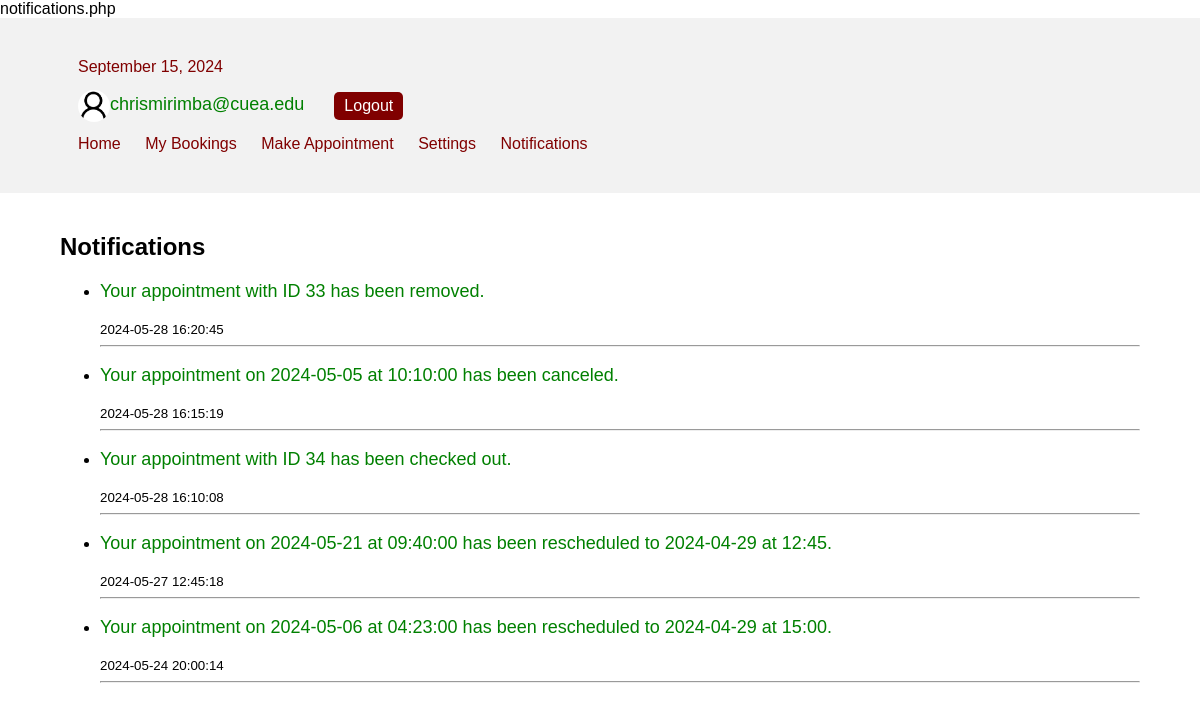
The page /patient/notifications.php (signed in) on the database its author committed.
### tables this page shows
CREATE TABLE `notifications` (
  `id` int(11) NOT NULL,
  `pid` int(11) NOT NULL,
  `message` text NOT NULL,
  `status` varchar(10) NOT NULL DEFAULT 'unread',
  `created_at` timestamp NOT NULL DEFAULT current_timestamp()
);

### patient/notifications.php (the view, shortened to what this page needs)
notifications.php                                                                                                                                                 <?php
include '../connection.php';
$patient_id = $_SESSION['patient_id'];
$query = "SELECT * FROM notifications WHERE pid = ? ORDER BY created_at DESC";
$stmt = $database->prepare($query);
$stmt->bind_param("i", $patient_id);
$stmt->execute();
$result = $stmt->get_result();
$notifications = [];
while ($row = $result->fetch_assoc()) {
    $notifications[] = $row;
}
?>
<!DOCTYPE html>
<html lang="en">
<head>
    <link rel="stylesheet" href="patient.css">
</head>
<body>
    <header>
        <div class="container">
            <div class="date">
                <?php echo date("F j, Y"); ?>
            </div>
            <div class="profile-container">
                <img src="../images/user.png" alt="User" class="user-icon">
                <p class="profile-email"><?php echo $_SESSION['email']; ?></p>
                <a href="logout.php" class="logout-btn">Logout</a>
            </div>
            <nav>
                <ul>
                    <li><a href="patient.php">Home</a></li>
                    <li><a href="mybookings.php">My Bookings</a></li>
                    <li><a href="appointment.php">Make Appointment</a></li>
                    <li><a href="settings.php">Settings</a></li>
                    <li><a href="notifications.php">Notifications</a></li>
                </ul>
            </nav>
        </div>
    </header>
    <div class="container">
        <h2>Notifications</h2>
        <?php if (count($notifications) > 0): ?>
            <ul>
                <?php foreach ($notifications as $notification): ?>
                    <li>
                        <p><?php echo htmlspecialchars($notification['message']); ?></p>
                        <small><?php echo htmlspecialchars($notification['created_at']); ?></small>
                        <hr>
                    </li>
                <?php endforeach; ?>
            </ul>
        <?php else: ?>
            <p>No notifications found.</p>
        <?php endif; ?>
    </div>
</body>
</html>

### patient/patient.css (style rules this page uses)
body { font-family: Arial, sans-serif; background-color: white; margin: 0; padding: 0; min-height: 100vh; display: flex; flex-direction: column; }
.profile-container { display: flex; align-items: center; }
.profile-email { margin-right: 10px; }
.container { width: 90%; margin: 0 auto; padding: 20px; }
header { background-color: #f2f2f2; padding: 20px; }
.user-icon { width: 32px; height: 32px; border-radius: 50%; }
.logout-btn { background-color: maroon; color: white; border: none; padding: 5px 10px; border-radius: 5px; text-decoration: none; margin-left: 20px; }
nav ul { list-style-type: none; padding: 0; margin: 0; }
nav ul li { display: inline; margin-right: 20px; }
nav ul li a { color: maroon; text-decoration: none; }
.date { color: maroon; font-size: 16px; }
p { margin-bottom: 20px; font-size: 18px; color: green; }

### rows shown on the page
notifications: message "Your appointment with ID 33 has been removed.", created_at "2024-05-28 16:20:45"
notifications: message "Your appointment on 2024-05-05 at 10:10:00 has been canceled.", created_at "2024-05-28 16:15:19"
notifications: message "Your appointment with ID 34 has been checked out.", created_at "2024-05-28 16:10:08"
notifications: message "Your appointment on 2024-05-21 at 09:40:00 has been rescheduled to 2024-04-29 at 12:45.", created_at "2024-05-27 12:45:18"
notifications: message "Your appointment on 2024-05-06 at 04:23:00 has been rescheduled to 2024-04-29 at 15:00.", created_at "2024-05-24 20:00:14"

### other values the page prints
$_SESSION['email'] "chrismirimba@cuea.edu"
